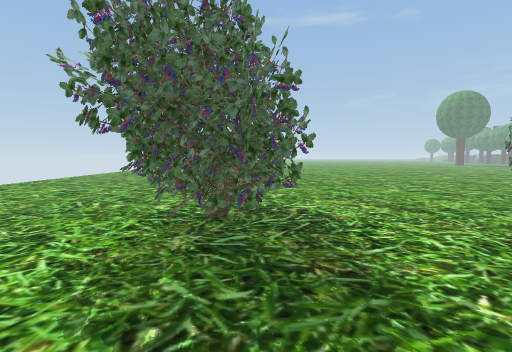
[1] (above)

24 first-person views from a walk through a 3-D level made in the Unity game engine. The camera is 1.5 m above the floor, tilts 4° down and sees 85° across. The floor is counted in squares, 1 m on a side. Each view is taken from the middle of a square. On the plan, view 1 faces up. The plan holds only what a view shows up to about 14 squares ahead; the rest is blank. The place goes on beyond the plan. Some trees and plants on the terrain are drawn as simple stand-ins. Some surface patterns are stand-ins.

[2]
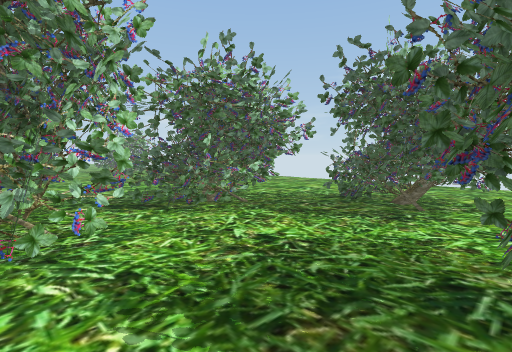

[3]
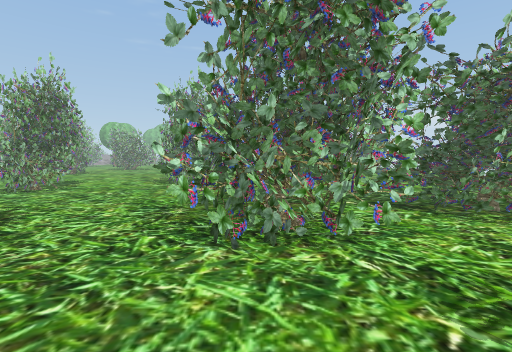

[4]
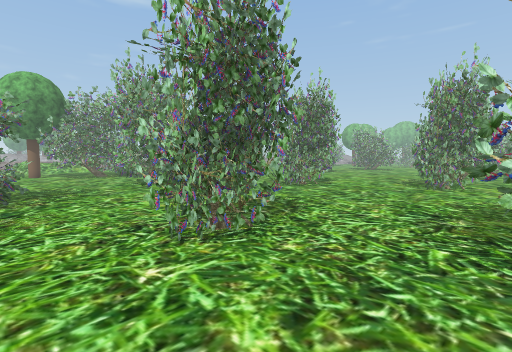

[5]
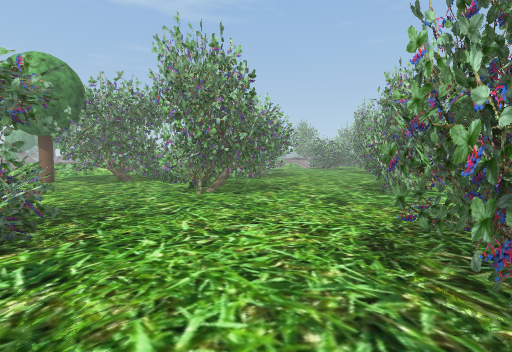

[6]
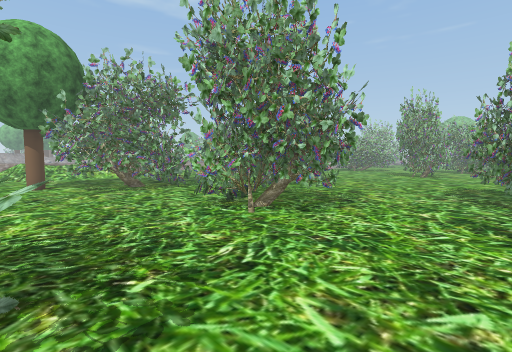

[7]
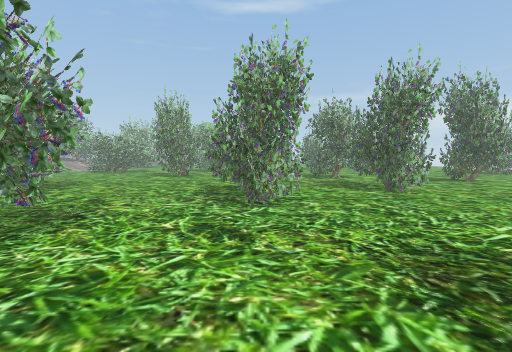

[8]
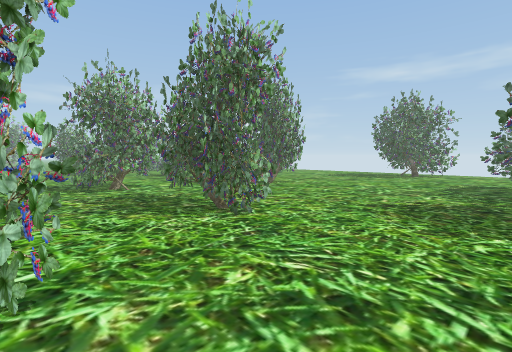

[9]
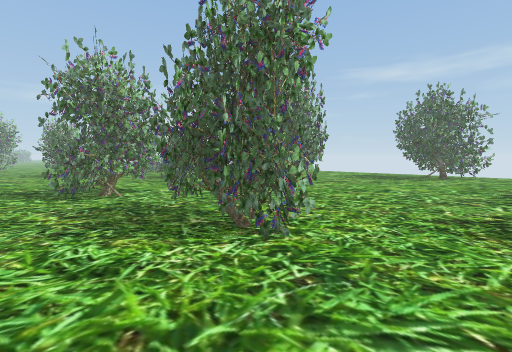

[10]
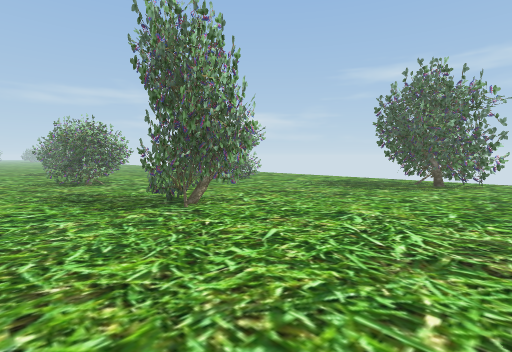

[11]
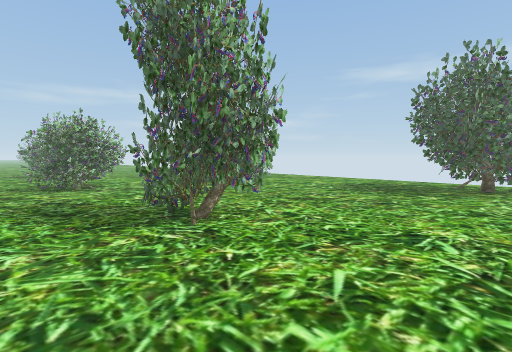

[12]
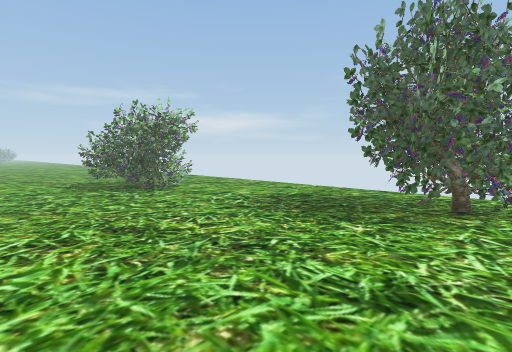

[13]
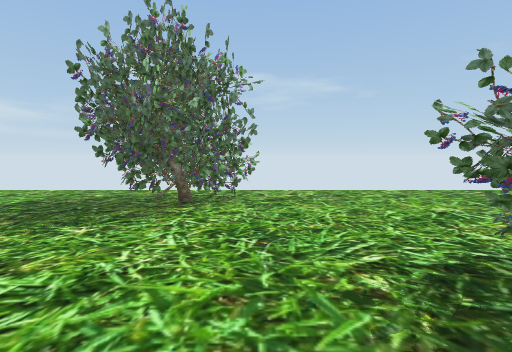

[14]
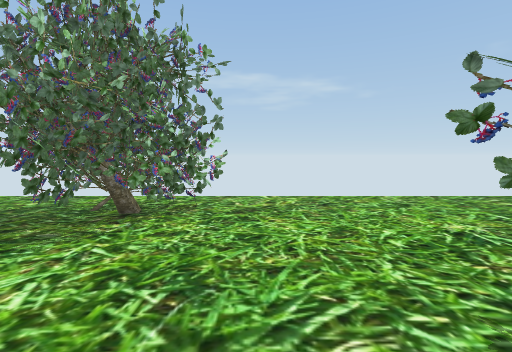

[15]
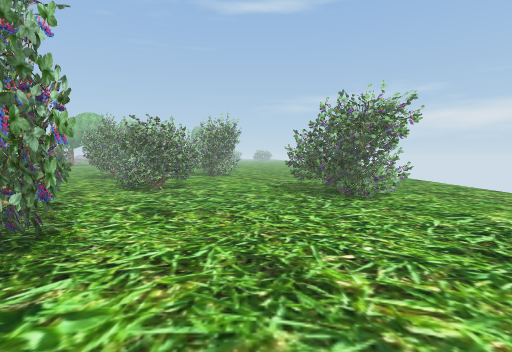

[16]
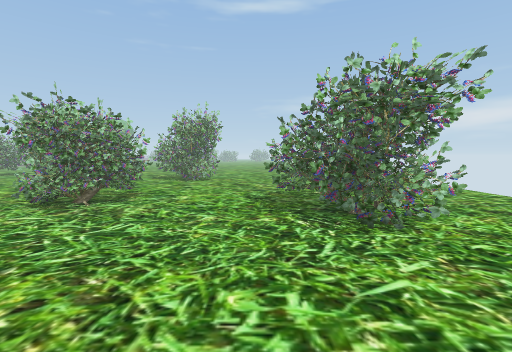

[17]
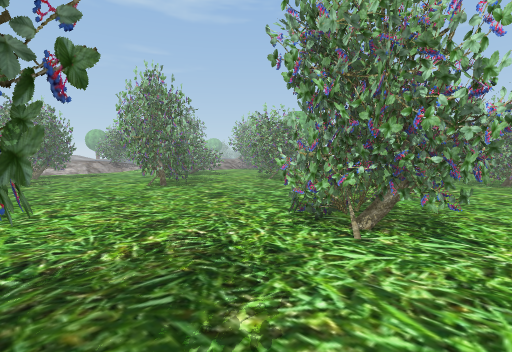

[18]
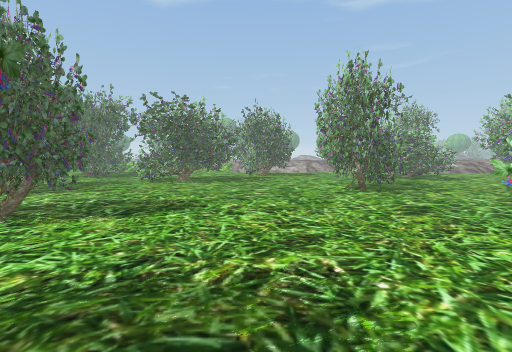

[19]
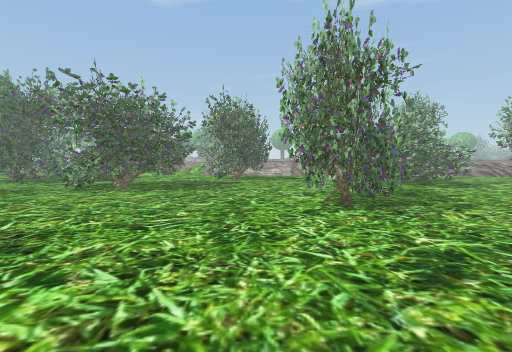

[20]
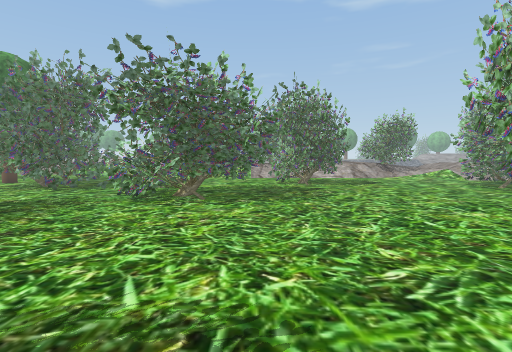

[21]
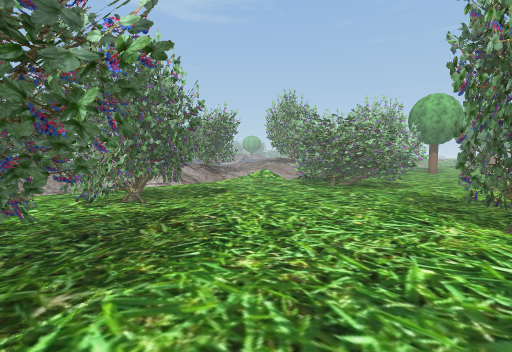

[22]
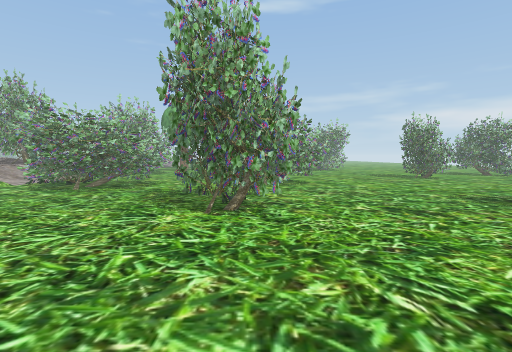

[23]
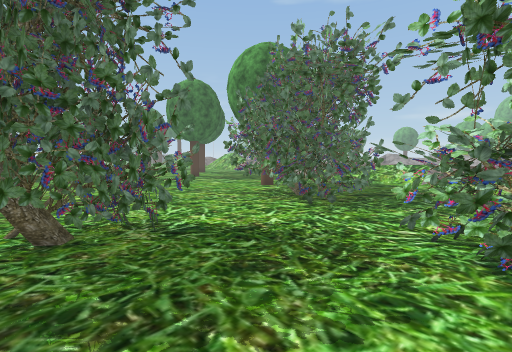

[24]
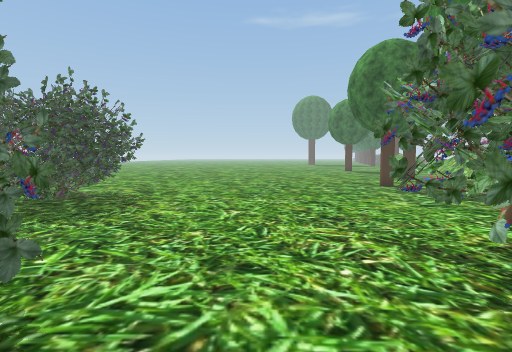

### Floor plan
Key: @ floor where view 1 was taken; # wall or solid block; x gap in a wall; . floor; B bush.
Columns run from 13 left of view 1 to 28 right of it. Each row starts with its distance up from view 1.
  6          .BBBBB.....         BBBB.........
  5          xBBBBB.............BBBBB.........
  4 ...  BBBB..BBB..............BBBB..........
  3 ...  BBBBB............BB..................
  2 .... BBBBB...... ....BBBB................B
  1 .....BBBBB.....BBBB..BBBB..............BBB
  0 .... BBB#BBBB@#BBBBB..BBB.......BBB....BBB
 -1 ......B BBBBBBBBBBBB.......... BBBB#.. BBB
 -2 ...... BBBBBB BBBBB ..........BBBBBB..BBBB
 -3 .......BBBBBBB BBBB...........BBBBBB .BBBB
 -4 .......BBBBBBB BBB ............BBBB ...BBB
 -5 .......BBBBBB .. ........................B
 -6 .........B................BBB.........BB..
 -7 .........................BBBB......B#BBB
 -8 .BBB.....................BBBBB.....BBBBB
 -9  BBBBB..............#BB...BBBB.....BBBBB
-10  BBBBB ............BBBB....B.......BBBBB
-11 BBBBBBB............BBBBB............BBBBB
-12 .BBBBB..............BBB.............BBBBB
-13 ..BBB........B#B.....................BB..B
-14 ............BBBB ........................B
-15 .............BBBB........................B
-16 .............BBB ...BB#..................B
-17 ..............B....BBBBB........B#B......B
-18 ...................BBBBB.......BBBB.......
-19    .................BBBB ......BBBB.......
-20   ...BBB ...................... BBB.......
-21  ...#BBBB.......................B.......B.
-22 ....BBBBB ....BB......................BBBB
-23 ....BBBBBB...BBBB....................BBBBB
-24 ....BBBBB... BBBBB............BB.... BBBBB
-25 ....  BBB ...BBBB............BBBBB...BBBBB

Where each view was taken, in squares from view 1:
view 1: 0 up, 0 right, facing up
view 2: 5 up, 3 right, facing down-left
view 3: 5 up, 4 right, facing down
view 4: 5 up, 5 right, facing down-right
view 5: 5 up, 10 right, facing down-right
view 6: 4 up, 14 right, facing down-right
view 7: 2 up, 14 right, facing down
view 8: 4 down, 13 right, facing down-left
view 9: 6 down, 12 right, facing down-left
view 10: 7 down, 6 right, facing down-left
view 11: 9 down, 5 right, facing down-left
view 12: 9 down, 1 left, facing down-left
view 13: 8 down, 1 left, facing left
view 14: 7 down, 3 left, facing left
view 15: 11 down, 3 left, facing down
view 16: 15 down, 4 left, facing down
view 17: 12 down, 6 right, facing down-right
view 18: 14 down, 7 right, facing right
view 19: 16 down, 11 right, facing right
view 20: 12 down, 14 right, facing right
view 21: 11 down, 20 right, facing down-right
view 22: 11 down, 19 right, facing down
view 23: 8 down, 19 right, facing up-right
view 24: 4 down, 24 right, facing up
